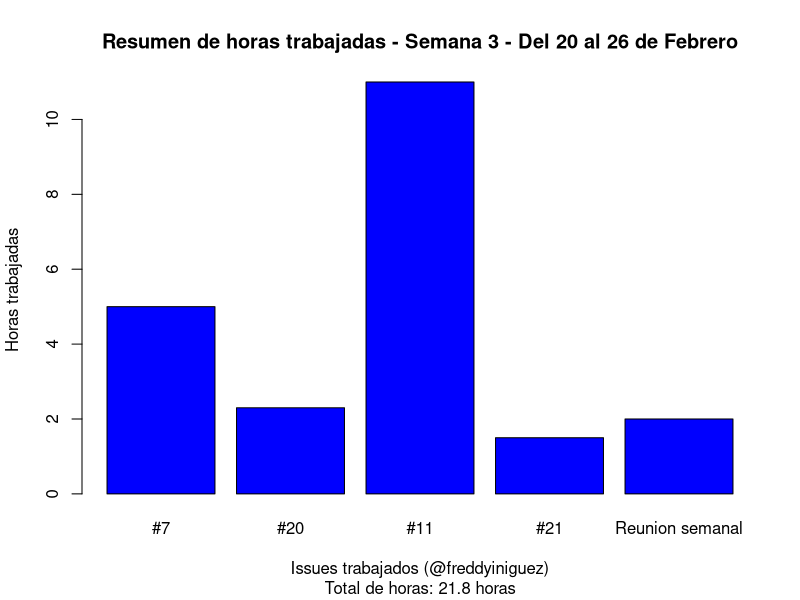

The R script that drew this image:
# WAFLA Project
## Reporte de horas trabajadas
### Semana 3

horas_trabajadas <- c(5, 2.3, 11, 1.5, 2)

issues_trabajados <- c("#7", "#20", "#11", "#21", "Reunion semanal")

barplot(horas_trabajadas, 
        main = "Resumen de horas trabajadas - Semana 3 - Del 20 al 26 de Febrero",
        sub = "Total de horas: 21.8 horas",
        xlab = "Issues trabajados (@freddyiniguez)",
        ylab = "Horas trabajadas",
        col = "blue",
        names.arg = issues_trabajados)